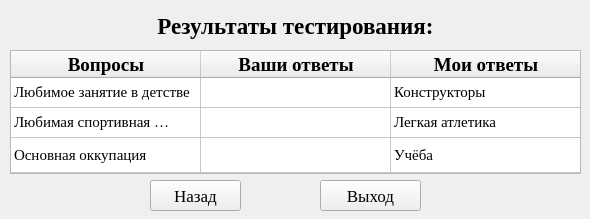
<?xml version="1.0" encoding="UTF-8"?>
<ui version="4.0">
 <class>MainWindow</class>
 <widget class="QMainWindow" name="MainWindow">
  <property name="geometry">
   <rect>
    <x>0</x>
    <y>0</y>
    <width>590</width>
    <height>219</height>
   </rect>
  </property>
  <property name="minimumSize">
   <size>
    <width>590</width>
    <height>219</height>
   </size>
  </property>
  <property name="maximumSize">
   <size>
    <width>590</width>
    <height>219</height>
   </size>
  </property>
  <property name="windowTitle">
   <string>Результаты</string>
  </property>
  <property name="windowIcon">
   <iconset>
    <normaloff>../images/logo.png</normaloff>../images/logo.png</iconset>
  </property>
  <widget class="QWidget" name="centralwidget">
   <widget class="QLabel" name="label">
    <property name="geometry">
     <rect>
      <x>0</x>
      <y>0</y>
      <width>591</width>
      <height>51</height>
     </rect>
    </property>
    <property name="font">
     <font>
      <family>Times New Roman</family>
      <pointsize>17</pointsize>
      <weight>75</weight>
      <bold>true</bold>
     </font>
    </property>
    <property name="text">
     <string>Результаты тестирования:</string>
    </property>
    <property name="alignment">
     <set>Qt::AlignCenter</set>
    </property>
   </widget>
   <widget class="QTableWidget" name="tableWidget">
    <property name="geometry">
     <rect>
      <x>10</x>
      <y>50</y>
      <width>571</width>
      <height>124</height>
     </rect>
    </property>
    <property name="sizePolicy">
     <sizepolicy hsizetype="Fixed" vsizetype="Fixed">
      <horstretch>0</horstretch>
      <verstretch>0</verstretch>
     </sizepolicy>
    </property>
    <property name="minimumSize">
     <size>
      <width>571</width>
      <height>124</height>
     </size>
    </property>
    <property name="maximumSize">
     <size>
      <width>571</width>
      <height>124</height>
     </size>
    </property>
    <property name="font">
     <font>
      <family>Times New Roman</family>
      <pointsize>11</pointsize>
      <stylestrategy>PreferAntialias</stylestrategy>
     </font>
    </property>
    <property name="locale">
     <locale language="English" country="UnitedStates"/>
    </property>
    <property name="verticalScrollBarPolicy">
     <enum>Qt::ScrollBarAlwaysOff</enum>
    </property>
    <property name="horizontalScrollBarPolicy">
     <enum>Qt::ScrollBarAlwaysOff</enum>
    </property>
    <property name="sizeAdjustPolicy">
     <enum>QAbstractScrollArea::AdjustIgnored</enum>
    </property>
    <property name="editTriggers">
     <set>QAbstractItemView::NoEditTriggers</set>
    </property>
    <property name="showDropIndicator" stdset="0">
     <bool>false</bool>
    </property>
    <property name="dragDropOverwriteMode">
     <bool>false</bool>
    </property>
    <property name="selectionMode">
     <enum>QAbstractItemView::NoSelection</enum>
    </property>
    <property name="rowCount">
     <number>3</number>
    </property>
    <property name="columnCount">
     <number>3</number>
    </property>
    <attribute name="horizontalHeaderVisible">
     <bool>true</bool>
    </attribute>
    <attribute name="horizontalHeaderCascadingSectionResizes">
     <bool>false</bool>
    </attribute>
    <attribute name="horizontalHeaderMinimumSectionSize">
     <number>150</number>
    </attribute>
    <attribute name="horizontalHeaderDefaultSectionSize">
     <number>190</number>
    </attribute>
    <attribute name="horizontalHeaderHighlightSections">
     <bool>false</bool>
    </attribute>
    <attribute name="horizontalHeaderShowSortIndicator" stdset="0">
     <bool>false</bool>
    </attribute>
    <attribute name="horizontalHeaderStretchLastSection">
     <bool>false</bool>
    </attribute>
    <attribute name="verticalHeaderVisible">
     <bool>false</bool>
    </attribute>
    <attribute name="verticalHeaderCascadingSectionResizes">
     <bool>false</bool>
    </attribute>
    <attribute name="verticalHeaderMinimumSectionSize">
     <number>30</number>
    </attribute>
    <attribute name="verticalHeaderDefaultSectionSize">
     <number>30</number>
    </attribute>
    <attribute name="verticalHeaderHighlightSections">
     <bool>true</bool>
    </attribute>
    <attribute name="verticalHeaderStretchLastSection">
     <bool>true</bool>
    </attribute>
    <row/>
    <row/>
    <row/>
    <column>
     <property name="text">
      <string>Вопросы</string>
     </property>
     <property name="font">
      <font>
       <pointsize>14</pointsize>
       <weight>75</weight>
       <bold>true</bold>
       <underline>false</underline>
      </font>
     </property>
    </column>
    <column>
     <property name="text">
      <string>Ваши ответы</string>
     </property>
     <property name="font">
      <font>
       <pointsize>14</pointsize>
       <weight>75</weight>
       <bold>true</bold>
      </font>
     </property>
    </column>
    <column>
     <property name="text">
      <string>Мои ответы</string>
     </property>
     <property name="font">
      <font>
       <pointsize>14</pointsize>
       <weight>75</weight>
       <bold>true</bold>
      </font>
     </property>
    </column>
    <item row="0" column="0">
     <property name="text">
      <string>Любимое занятие в детстве</string>
     </property>
    </item>
    <item row="0" column="1">
     <property name="text">
      <string/>
     </property>
     <property name="flags">
      <set>ItemIsEnabled</set>
     </property>
    </item>
    <item row="0" column="2">
     <property name="text">
      <string>Конструкторы</string>
     </property>
    </item>
    <item row="1" column="0">
     <property name="text">
      <string>Любимая спортивная секция</string>
     </property>
    </item>
    <item row="1" column="1">
     <property name="text">
      <string/>
     </property>
    </item>
    <item row="1" column="2">
     <property name="text">
      <string>Легкая атлетика</string>
     </property>
    </item>
    <item row="2" column="0">
     <property name="text">
      <string>Основная оккупация</string>
     </property>
    </item>
    <item row="2" column="1">
     <property name="text">
      <string/>
     </property>
    </item>
    <item row="2" column="2">
     <property name="text">
      <string>Учёба</string>
     </property>
    </item>
   </widget>
   <widget class="QPushButton" name="button_back">
    <property name="geometry">
     <rect>
      <x>150</x>
      <y>180</y>
      <width>91</width>
      <height>31</height>
     </rect>
    </property>
    <property name="font">
     <font>
      <family>Times New Roman</family>
      <pointsize>13</pointsize>
     </font>
    </property>
    <property name="text">
     <string>Назад</string>
    </property>
   </widget>
   <widget class="QPushButton" name="button_exit">
    <property name="geometry">
     <rect>
      <x>320</x>
      <y>180</y>
      <width>101</width>
      <height>31</height>
     </rect>
    </property>
    <property name="font">
     <font>
      <family>Times New Roman</family>
      <pointsize>13</pointsize>
     </font>
    </property>
    <property name="text">
     <string>Выход</string>
    </property>
   </widget>
  </widget>
 </widget>
 <resources/>
 <connections/>
</ui>
